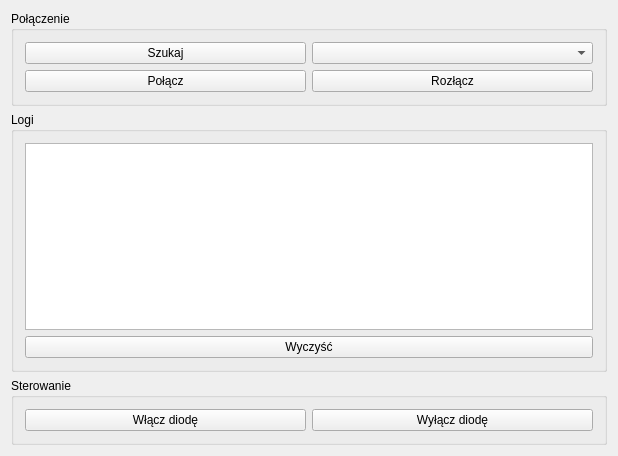
<?xml version="1.0" encoding="UTF-8"?>
<ui version="4.0">
 <class>MainWindow</class>
 <widget class="QMainWindow" name="MainWindow">
  <property name="geometry">
   <rect>
    <x>0</x>
    <y>0</y>
    <width>618</width>
    <height>456</height>
   </rect>
  </property>
  <property name="windowTitle">
   <string>MainWindow</string>
  </property>
  <widget class="QWidget" name="centralWidget">
   <layout class="QGridLayout" name="gridLayout_4">
    <item row="0" column="0">
     <widget class="QGroupBox" name="groupBox">
      <property name="title">
       <string>Połączenie</string>
      </property>
      <layout class="QGridLayout" name="gridLayout">
       <item row="0" column="0">
        <widget class="QPushButton" name="pushButtonSearch">
         <property name="text">
          <string>Szukaj</string>
         </property>
        </widget>
       </item>
       <item row="1" column="0">
        <widget class="QPushButton" name="pushButtonConnect">
         <property name="text">
          <string>Połącz</string>
         </property>
        </widget>
       </item>
       <item row="1" column="1">
        <widget class="QPushButton" name="pushButtonCloseConnection">
         <property name="text">
          <string>Rozłącz</string>
         </property>
        </widget>
       </item>
       <item row="0" column="1">
        <widget class="QComboBox" name="comboBoxDevices"/>
       </item>
      </layout>
     </widget>
    </item>
    <item row="1" column="0">
     <widget class="QGroupBox" name="groupBox_2">
      <property name="title">
       <string>Logi</string>
      </property>
      <layout class="QGridLayout" name="gridLayout_2">
       <item row="0" column="0">
        <widget class="QTextEdit" name="textEditLogs"/>
       </item>
       <item row="1" column="0">
        <widget class="QPushButton" name="pushButton">
         <property name="text">
          <string>Wyczyść</string>
         </property>
        </widget>
       </item>
      </layout>
     </widget>
    </item>
    <item row="3" column="0">
     <widget class="QGroupBox" name="groupBox_3">
      <property name="title">
       <string>Sterowanie</string>
      </property>
      <layout class="QGridLayout" name="gridLayout_3">
       <item row="0" column="0">
        <widget class="QPushButton" name="pushButtonLedOn">
         <property name="text">
          <string>Włącz diodę</string>
         </property>
        </widget>
       </item>
       <item row="0" column="1">
        <widget class="QPushButton" name="pushButtonLedOff">
         <property name="text">
          <string>Wyłącz diodę</string>
         </property>
        </widget>
       </item>
      </layout>
     </widget>
    </item>
   </layout>
  </widget>
 </widget>
 <layoutdefault spacing="6" margin="11"/>
 <resources/>
 <connections>
  <connection>
   <sender>pushButton</sender>
   <signal>clicked()</signal>
   <receiver>textEditLogs</receiver>
   <slot>clear()</slot>
   <hints>
    <hint type="sourcelabel">
     <x>314</x>
     <y>355</y>
    </hint>
    <hint type="destinationlabel">
     <x>369</x>
     <y>305</y>
    </hint>
   </hints>
  </connection>
 </connections>
</ui>
